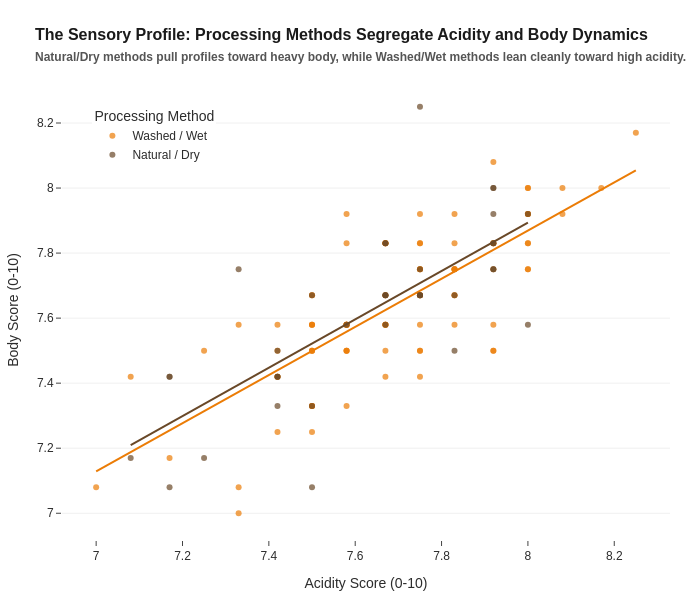

Notebook source saved alongside this figure:
### Code cell
#7. The Acidity vs. Body Trade-off
import pandas as pd
import plotly.express as px

# Filter for the two primary processing methods
df_tradeoff = df_clean[df_clean['Processing Method'].isin(['Washed / Wet', 'Natural / Dry'])].copy()
df_tradeoff = df_tradeoff.dropna(subset=['Acidity', 'Body'])

#Build the scatter plot
fig7 = px.scatter(
    df_tradeoff,
    x='Acidity',
    y='Body',
    color='Processing Method',
    color_discrete_map={
        'Washed / Wet': "#eb7c06",   
        'Natural / Dry': "#694828"
    },
    opacity=0.7,
    trendline="ols",
    labels={'Acidity': 'Acidity Score (0-10)', 'Body': 'Body Score (0-10)'}
)

fig7.update_layout(
    title="<b>The Sensory Profile:</b> Processing Methods Segregate Acidity and Body Dynamics<br><span style='font-size:12px; color:#555;'>Natural/Dry methods pull profiles toward heavy body, while Washed/Wet methods lean cleanly toward high acidity.</span>",
    legend=dict(title="Processing Method", yanchor="top", y=0.95, xanchor="left", x=0.05),
    width=700,
    height=600
)

fig7.show()

### Figure 1 — Plotly figure (JSON) as saved in the notebook; plotly's stock layout.template omitted (floating-point values rounded to 4 significant figures)
{"data": [{"hovertemplate": "Processing Method=Washed / Wet<br>Acidity Score (0-10)=%{x}<br>Body Score (0-10)=%{y}<extra></extra>", "legendgroup": "Washed / Wet", "marker": {"color": "#eb7c06", "opacity": 0.7, "symbol": "circle"}, "mode": "markers", "name": "Washed / Wet", "orientation": "v", "showlegend": true, "type": "scatter", "x": [8, 8.25, 7.83, 8, 8.08, 8.08, 7.92, 8, 7.83, 7.83, 8, 8.17, 7.92, 8, 7.75, 8, 7.75, 8, 8, 7.83, 7.92, 7.83, 7.92, 7.83, 7.67, 7.67, 7.83, 7.75, 7.92, 7.75, 7.92, 7.75, 7.75, 7.75, 7.83, 7.83, 7.67, 7.75, 7.75, 7.75, 7.92, 7.58, 7.67, 7.75, 7.67, 7.58, 7.58, 8, 7.67, 7.92, 7.5, 7.75, 7.75, 7.67, 7.58, 7.58, 7.58, 7.58, 7.58, 7.58, 7.58, 7.67, 7.67, 7.5, 7.5, 7.5, 7.42, 7.58, 7.67, 7.67, 7.5, 7.5, 7.5, 7.42, 7.5, 7.42, 7.67, 7.58, 7.5, 7.5, 7.5, 7.42, 7.33, 7.5, 7.42, 7.25, 7.42, 7.33, 7.08, 7.33, 7.17, 7], "xaxis": "x", "y": [7.92, 8.17, 7.83, 7.83, 7.92, 8, 8.08, 8, 7.67, 7.67, 8, 8, 7.83, 7.83, 7.92, 7.75, 7.75, 7.92, 7.75, 7.58, 7.83, 7.75, 7.83, 7.92, 7.83, 7.67, 7.75, 7.75, 7.58, 7.75, 7.5, 7.83, 7.83, 7.58, 7.75, 7.75, 7.67, 7.67, 7.67, 7.67, 7.5, 7.92, 7.83, 7.5, 7.58, 7.58, 7.83, 7.92, 7.58, 7.75, 7.67, 7.42, 7.5, 7.5, 7.58, 7.5, 7.5, 7.58, 7.58, 7.58, 7.58, 7.58, 7.58, 7.58, 7.33, 7.58, 7.5, 7.5, 7.83, 7.42, 7.5, 7.67, 7.58, 7.58, 7.5, 7.42, 7.83, 7.33, 7.33, 7.5, 7.25, 7.25, 7.58, 7.33, 7.42, 7.5, 7.42, 7.08, 7.42, 7, 7.17, 7.08], "yaxis": "y"}, {"hovertemplate": "<b>OLS trendline</b><br>Body = 0.740312 * Acidity + 1.94667<br>R<sup>2</sup>=0.592926<br><br>Processing Method=Washed / Wet<br>Acidity Score (0-10)=%{x}<br>Body Score (0-10)=%{y} <b>(trend)</b><extra></extra>", "legendgroup": "Washed / Wet", "marker": {"color": "#eb7c06", "symbol": "circle"}, "mode": "lines", "name": "Washed / Wet", "showlegend": false, "type": "scatter", "x": [7, 7.08, 7.17, 7.25, 7.33, 7.33, 7.33, 7.42, 7.42, 7.42, 7.42, 7.42, 7.42, 7.5, 7.5, 7.5, 7.5, 7.5, 7.5, 7.5, 7.5, 7.5, 7.5, 7.5, 7.5, 7.58, 7.58, 7.58, 7.58, 7.58, 7.58, 7.58, 7.58, 7.58, 7.58, 7.58, 7.58, 7.67, 7.67, 7.67, 7.67, 7.67, 7.67, 7.67, 7.67, 7.67, 7.67, 7.67, 7.67, 7.75, 7.75, 7.75, 7.75, 7.75, 7.75, 7.75, 7.75, 7.75, 7.75, 7.75, 7.75, 7.75, 7.83, 7.83, 7.83, 7.83, 7.83, 7.83, 7.83, 7.83, 7.83, 7.92, 7.92, 7.92, 7.92, 7.92, 7.92, 7.92, 7.92, 8, 8, 8, 8, 8, 8, 8, 8, 8, 8.08, 8.08, 8.17, 8.25], "xaxis": "x", "y": [7.129, 7.188, 7.255, 7.314, 7.373, 7.373, 7.373, 7.44, 7.44, 7.44, 7.44, 7.44, 7.44, 7.499, 7.499, 7.499, 7.499, 7.499, 7.499, 7.499, 7.499, 7.499, 7.499, 7.499, 7.499, 7.558, 7.558, 7.558, 7.558, 7.558, 7.558, 7.558, 7.558, 7.558, 7.558, 7.558, 7.558, 7.625, 7.625, 7.625, 7.625, 7.625, 7.625, 7.625, 7.625, 7.625, 7.625, 7.625, 7.625, 7.684, 7.684, 7.684, 7.684, 7.684, 7.684, 7.684, 7.684, 7.684, 7.684, 7.684, 7.684, 7.684, 7.743, 7.743, 7.743, 7.743, 7.743, 7.743, 7.743, 7.743, 7.743, 7.81, 7.81, 7.81, 7.81, 7.81, 7.81, 7.81, 7.81, 7.869, 7.869, 7.869, 7.869, 7.869, 7.869, 7.869, 7.869, 7.869, 7.928, 7.928, 7.995, 8.054], "yaxis": "y"}, {"hovertemplate": "Processing Method=Natural / Dry<br>Acidity Score (0-10)=%{x}<br>Body Score (0-10)=%{y}<extra></extra>", "legendgroup": "Natural / Dry", "marker": {"color": "#694828", "opacity": 0.7, "symbol": "circle"}, "mode": "markers", "name": "Natural / Dry", "orientation": "v", "showlegend": true, "type": "scatter", "x": [8, 7.75, 7.92, 7.92, 7.92, 7.92, 7.92, 8, 7.92, 7.67, 7.75, 7.67, 7.67, 7.75, 7.67, 7.83, 7.92, 7.75, 7.67, 7.67, 7.58, 7.75, 7.83, 7.33, 7.42, 7.42, 7.5, 7.5, 7.42, 7.25, 7.5, 7.42, 7.08, 7.17, 7.17, 7.17], "xaxis": "x", "y": [7.92, 8.25, 7.92, 7.83, 7.75, 8, 7.83, 7.58, 7.75, 7.67, 7.67, 7.83, 7.83, 7.67, 7.58, 7.5, 8, 7.75, 7.67, 7.67, 7.58, 7.67, 7.67, 7.75, 7.5, 7.42, 7.67, 7.33, 7.33, 7.17, 7.08, 7.42, 7.17, 7.42, 7.42, 7.08], "yaxis": "y"}, {"hovertemplate": "<b>OLS trendline</b><br>Body = 0.743299 * Acidity + 1.94698<br>R<sup>2</sup>=0.540311<br><br>Processing Method=Natural / Dry<br>Acidity Score (0-10)=%{x}<br>Body Score (0-10)=%{y} <b>(trend)</b><extra></extra>", "legendgroup": "Natural / Dry", "marker": {"color": "#694828", "symbol": "circle"}, "mode": "lines", "name": "Natural / Dry", "showlegend": false, "type": "scatter", "x": [7.08, 7.17, 7.17, 7.17, 7.25, 7.33, 7.42, 7.42, 7.42, 7.42, 7.5, 7.5, 7.5, 7.58, 7.67, 7.67, 7.67, 7.67, 7.67, 7.67, 7.75, 7.75, 7.75, 7.75, 7.75, 7.83, 7.83, 7.92, 7.92, 7.92, 7.92, 7.92, 7.92, 7.92, 8, 8], "xaxis": "x", "y": [7.21, 7.276, 7.276, 7.276, 7.336, 7.395, 7.462, 7.462, 7.462, 7.462, 7.522, 7.522, 7.522, 7.581, 7.648, 7.648, 7.648, 7.648, 7.648, 7.648, 7.708, 7.708, 7.708, 7.708, 7.708, 7.767, 7.767, 7.834, 7.834, 7.834, 7.834, 7.834, 7.834, 7.834, 7.893, 7.893], "yaxis": "y"}], "layout": {"height": 600, "legend": {"title": {"text": "Processing Method"}, "tracegroupgap": 0, "x": 0.05, "xanchor": "left", "y": 0.95, "yanchor": "top"}, "title": {"text": "<b>The Sensory Profile:</b> Processing Methods Segregate Acidity and Body Dynamics<br><span style='font-size:12px; color:#555;'>Natural/Dry methods pull profiles toward heavy body, while Washed/Wet methods lean cleanly toward high acidity.</span>"}, "width": 700, "xaxis": {"anchor": "y", "domain": [0, 1], "title": {"text": "Acidity Score (0-10)"}}, "yaxis": {"anchor": "x", "domain": [0, 1], "title": {"text": "Body Score (0-10)"}}}}
